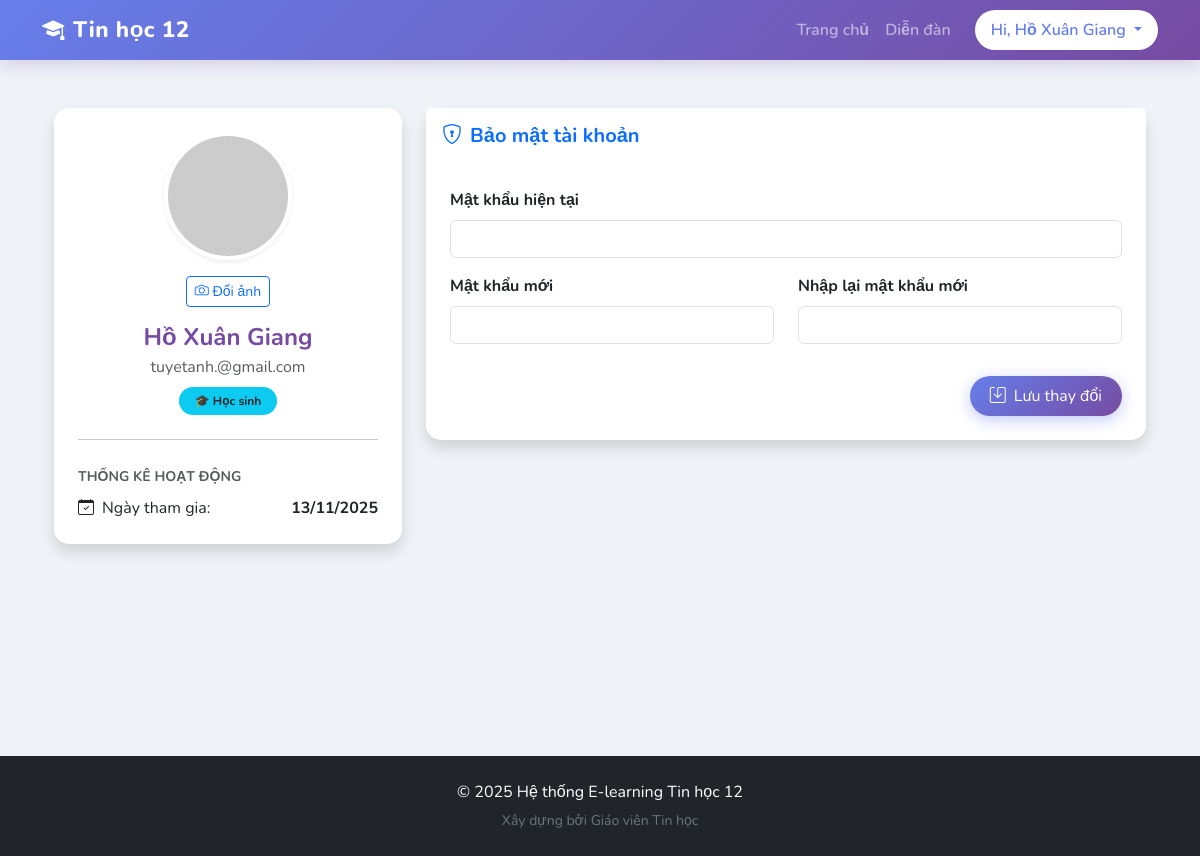
The app's page /profile.php (signed in) with its own data.
### tables this page shows
CREATE TABLE `users` (
  `id` int(11) NOT NULL,
  `name` varchar(100) DEFAULT NULL,
  `email` varchar(100) DEFAULT NULL,
  `password_hash` varchar(255) DEFAULT NULL,
  `role` enum('teacher','student') DEFAULT NULL,
  `class_name` varchar(10) DEFAULT NULL,
  `created_at` datetime DEFAULT current_timestamp(),
  `avatar` varchar(255) DEFAULT NULL
);

### profile.php (the view, shortened to what this page needs)
<?php
include 'includes/db.php';
include 'includes/header.php';
$user_id = $_SESSION['user_id'];
$sql_info = "SELECT * FROM users WHERE id = $user_id";
$res_info = $conn->query($sql_info);
$user = $res_info->fetch_assoc();
$avatar_url = "https://ui-avatars.com/api/?name=" . $user['name'] . "&background=random&size=128";
?>
<div class="container mt-5 mb-5">
    <div class="row">
        <div class="col-md-4 mb-4">
            <div class="card shadow text-center p-4">
                <div class="d-flex justify-content-center mb-3">
                    <img src="<?php echo $avatar_url; ?>"
                         class="rounded-circle shadow-sm border border-4 border-white object-fit-cover"
                         width="128" height="128" alt="Avatar">
                </div>
                <form method="POST" enctype="multipart/form-data" class="mb-3">
                    <label class="btn btn-sm btn-outline-primary" style="cursor: pointer;">
                        <i class="bi bi-camera"></i> Đổi ảnh
                    </label>
                </form>
                <h4 class="fw-bold text-primary mb-1"><?php echo $user['name']; ?></h4>
                <p class="text-muted mb-2"><?php echo $user['email']; ?></p>
                <div>
                    <?php if($user['role'] == 'teacher'): ?>
                        <span class="badge bg-warning text-dark px-3 py-2 rounded-pill">📚 Giáo viên</span>
                    <?php else: ?>
                        <span class="badge bg-info text-dark px-3 py-2 rounded-pill">🎓 Học sinh</span>
                    <?php endif; ?>
                </div>
                <hr class="my-4">
                <div class="text-start">
                    <small class="text-muted fw-bold text-uppercase">Thống kê hoạt động</small>
                    <div class="d-flex justify-content-between mt-2 align-items-center">
                        <span><i class="bi bi-calendar-check me-2"></i>Ngày tham gia:</span>
                        <span class="fw-bold"><?php echo date('d/m/Y', strtotime($user['created_at'])); ?></span>
                    </div>
                </div>
            </div>
        </div>
        <div class="col-md-8">
            <div class="card shadow">
                <div class="card-header bg-white border-bottom-0 py-3">
                    <h5 class="mb-0 fw-bold text-primary"><i class="bi bi-shield-lock me-2"></i>Bảo mật tài khoản</h5>
                </div>
                <div class="card-body p-4">
                    <form method="POST">
                        <div class="mb-3">
                            <label class="form-label fw-bold">Mật khẩu hiện tại</label>
                            <input type="password" name="current_password" class="form-control" required>
                        </div>
                        <div class="row">
                            <div class="col-md-6 mb-3">
                                <label class="form-label fw-bold">Mật khẩu mới</label>
                                <input type="password" name="new_password" class="form-control" required>
                            </div>
                            <div class="col-md-6 mb-3">
                                <label class="form-label fw-bold">Nhập lại mật khẩu mới</label>
                                <input type="password" name="confirm_password" class="form-control" required>
                            </div>
                        </div>
                        <div class="d-flex justify-content-end mt-3">
                            <button type="submit" name="change_pass" class="btn btn-primary px-4">
                                <i class="bi bi-save me-2"></i>Lưu thay đổi
                            </button>
                        </div>
                    </form>
                </div>
            </div>
        </div>
    </div>
</div>
<?php include 'includes/footer.php'; ?>

### includes/header.php (style rules this page uses)
body { font-family: 'Nunito', sans-serif !important; background-color: #f0f4f8 !important; }
.btn-primary { background: linear-gradient(135deg, #667eea 0%, #764ba2 100%) !important; border: none !important; border-radius: 50px !important; padding: 8px 20px !important; box-shadow: 0 4px 15px rgba(102, 126, 234, 0.4); }
.card { border: none !important; border-radius: 15px !important; background: #ffffff; box-shadow: 0 10px 25px rgba(0,0,0,0.05); transition: all 0.3s ease; }
h1, h2.text-primary, h4.text-primary, h5.card-title { color: #764ba2 !important; font-weight: 800; }

### records on screen
users: name "Hồ Xuân Giang", email "tuyetanh.@gmail.com", created_at "13/11/2025"

### other values on screen
$_SESSION['username'] "Hồ Xuân Giang"
